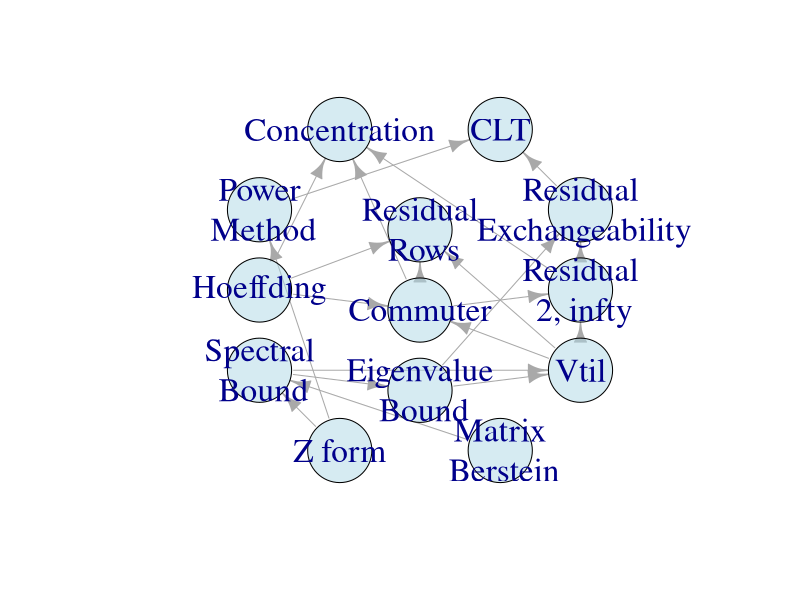
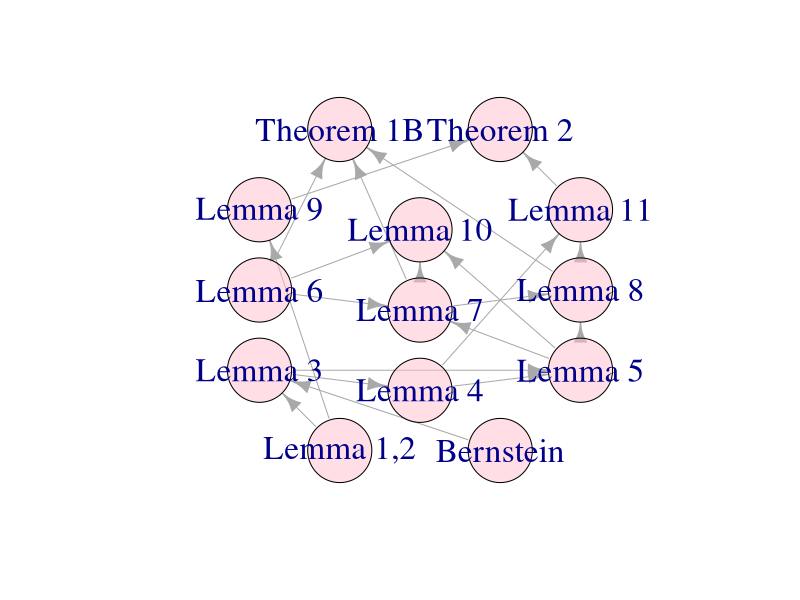

Generate these figures, in order, with R:
library('igraph')

# Proof DAG 
names <- c('Z form', 'Matrix\n Berstein','Spectral\n Bound', 'Eigenvalue\n Bound', 'Vtil', 'Hoeffding',
'Commuter', 'Residual\n 2, infty', 'Power\n Method', 'Residual\n Rows', 'Residual\n Exchangeability', 'Concentration', 'CLT')
lemma_names <- c('Lemma 1,2', 'Bernstein', 'Lemma 3', 'Lemma 4', 'Lemma 5', 'Lemma 6',
'Lemma 7', 'Lemma 8', 'Lemma 9', 'Lemma 10', 'Lemma 11', 'Theorem 1B', 'Theorem 2')

mat <- matrix(
c(0, 0, 1, 0, 0, 0, 0, 0, 1, 0, 0, 0, 0,
0, 0, 1, 0, 0, 0, 0, 0, 0, 0, 0, 0, 0,
0, 0, 0, 1, 1, 0, 0, 0, 0, 0, 0, 0, 0,
0, 0, 0, 0, 1, 0, 0, 0, 0, 0, 1, 0, 0,
0, 0, 0, 0, 0, 0, 1, 1, 0, 1, 0, 0, 0,
0, 0, 0, 0, 0, 0, 1, 0, 0, 1, 0, 1, 0,
0, 0, 0, 0, 0, 0, 0, 1, 0, 1, 0, 1, 0,
0, 0, 0, 0, 0, 0, 0, 0, 0, 0, 1, 1, 0,
0, 0, 0, 0, 0, 0, 0, 0, 0, 0, 0, 0, 1,
0, 0, 0, 0, 0, 0, 0, 0, 0, 0, 0, 0, 0,
0, 0, 0, 0, 0, 0, 0, 0, 0, 0, 0, 0, 1,
0, 0, 0, 0, 0, 0, 0, 0, 0, 0, 0, 0, 0,
0, 0, 0, 0, 0, 0, 0, 0, 0, 0, 0, 0, 0
),
ncol = 13, nrow = 13, byrow = TRUE)

coords <- matrix(
c(
0.5,0,
1.5, 0,
0,2,
1,1.5,
2,2,
0,4,
1,3.5,
2,4,
0,6,
1,5.5,
2,6,
0.5,8,
1.5, 8
), 
nrow = 13, ncol  =2, byrow = TRUE)

G <- graph_from_adjacency_matrix(mat, mode = 'directed') %>% set_vertex_attr('label', value = names)
V(G)$label.cex <- 2; V(G)$size <- 40
E(G)$arrow.size <- 1 

jpeg('~/Documents/work/github/BJSE/proof_structure/proof_names.jpeg', height = 1080, width = 1080)
plot(G, vertex.color = adjustcolor('lightblue', alpha.f = .5), layout = coords)
dev.off()


G <- graph_from_adjacency_matrix(mat, mode = 'directed') %>% set_vertex_attr('label', value = lemma_names)
V(G)$label.cex <- 2; V(G)$size <- 40
E(G)$arrow.size <- 1  

jpeg('~/Documents/work/github/BJSE/proof_structure/lemma_names.jpeg', height = 1080, width = 1080)
plot(G, vertex.color = adjustcolor('pink', alpha.f = .5), layout = coords)
dev.off()





